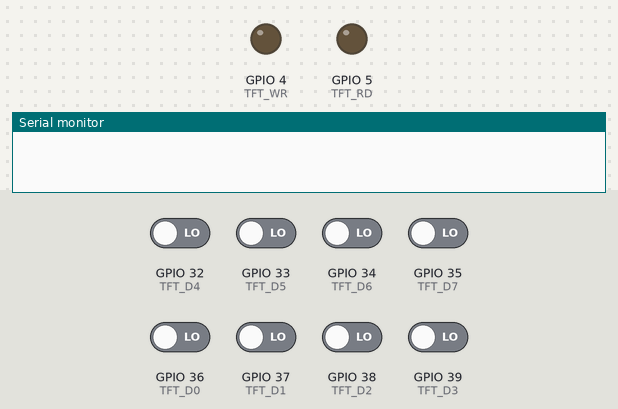
Recording of a sketch running on a simulated ESP32. Parts: output pins drawn as LEDs (lit = HIGH), the last lines printed to the serial monitor. Dashed ring = blinking. Inputs (shaded band) come from the test bench; at power-on: GPIO 32 (TFT_D4), GPIO 33 (TFT_D5), GPIO 34 (TFT_D6), GPIO 35 (TFT_D7), GPIO 36 (TFT_D0), GPIO 37 (TFT_D1), GPIO 38 (TFT_D2), GPIO 39 (TFT_D3) LOW. Pins used as bus, display or sensor lines are not drawn.

Above: at 0.1 s.
At 0.97 s:
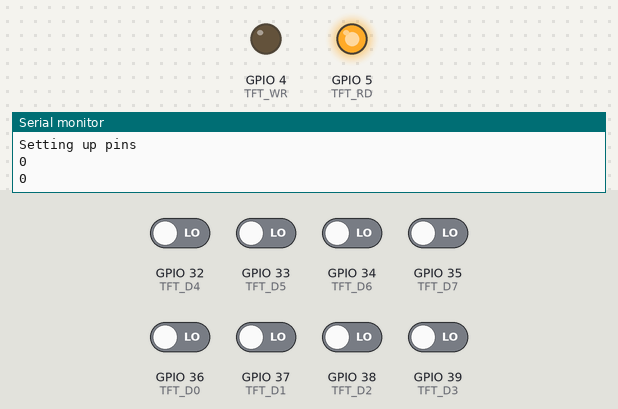
1.4 s: GPIO 33 (TFT_D5) driven HIGH and GPIO 35 (TFT_D7) driven HIGH
At 2.05 s:
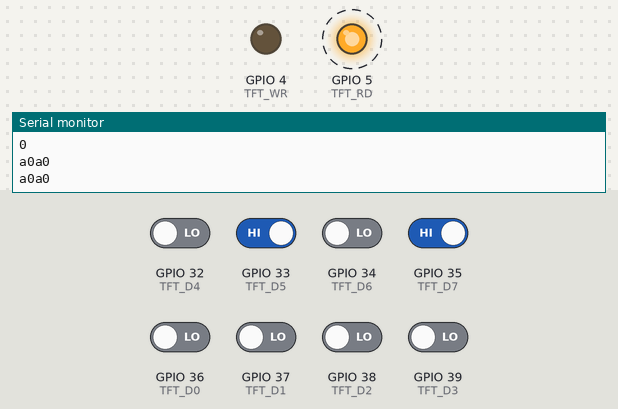
4.4 s: GPIO 32 (TFT_D4) driven HIGH
7.4 s: GPIO 34 (TFT_D6) driven HIGH
10.4 s: GPIO 33 (TFT_D5) driven LOW
13.4 s: GPIO 32 (TFT_D4) driven LOW
16.4 s: GPIO 33 (TFT_D5) driven HIGH
Timing chart, 0 to 20.4 s (numbered marks = the images above; inputs shaded):
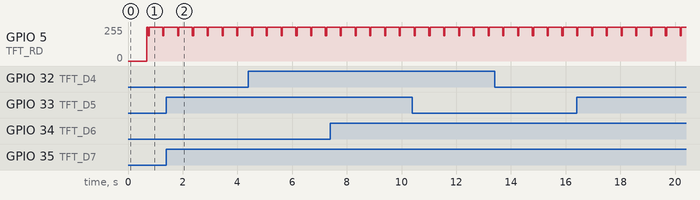

The sketch:

information-display.ino
```cpp
#include "driver.h"

TFT_Driver tft;

int id;
void setup() {
  Serial.begin();
  Serial.println("Setting up pins");
  // id = tft.readID();
}

void loop() {
  delay(500);
  // Serial.println(id);
  // tft.writeCmdWord(0);
  Serial.println(String(tft.read16bits(), HEX));
  Serial.println(String(tft.read16bits(), HEX));
}
```

driver.cpp
```cpp
#include "driver.h"

#define TFT_RD  D4
#define TFT_WR  D3
#define TFT_RS  D2
#define TFT_CS  D1
#define TFT_RST D0

// data pins
// Port data |A7 |A6 |A5 |A4 |A3 |A2 |A1 |A0 |
// Pin stm32 |PA7|PA6|PA5|PA4|PA3|PA2|PA1|PA0|

#define TFT_D0 A0
#define TFT_D1 A1
#define TFT_D2 A2
#define TFT_D3 A3
#define TFT_D4 A4
#define TFT_D5 A5
#define TFT_D6 A6
#define TFT_D7 A7

#define RD_ACTIVE  digitalWrite(TFT_RD, LOW)
#define RD_IDLE    digitalWrite(TFT_RD, HIGH)
#define WR_ACTIVE  digitalWrite(TFT_WR, LOW)
#define WR_IDLE    digitalWrite(TFT_WR, HIGH)
#define CD_COMMAND digitalWrite(TFT_RS, LOW)
#define CD_DATA    digitalWrite(TFT_RS, HIGH)
#define CS_ACTIVE  digitalWrite(TFT_CS, LOW)
#define CS_IDLE    digitalWrite(TFT_CS, HIGH)
#define RST_ACTIVE digitalWrite(TFT_RST, LOW)
#define RST_IDLE   digitalWrite(TFT_RST, HIGH)

#define RD_STROBE      {RD_ACTIVE; RD_IDLE;} // Not use
#define WR_STROBE      {WR_ACTIVE; WR_IDLE;}

void setupControlPins() {
  pinMode(TFT_RD, OUTPUT);
  pinMode(TFT_WR, OUTPUT);
  pinMode(TFT_RS, OUTPUT);
  pinMode(TFT_CS, OUTPUT);
  pinMode(TFT_RST, OUTPUT);
}

void TFT_Driver::setReadDataBus(){
  pinMode(TFT_D0, INPUT);
  pinMode(TFT_D1, INPUT);
  pinMode(TFT_D2, INPUT);
  pinMode(TFT_D3, INPUT);
  pinMode(TFT_D4, INPUT);
  pinMode(TFT_D5, INPUT);
  pinMode(TFT_D6, INPUT);
  pinMode(TFT_D7, INPUT);
}
void TFT_Driver::setWriteDataBus(){
  pinMode(TFT_D0, OUTPUT);
  pinMode(TFT_D1, OUTPUT);
  pinMode(TFT_D2, OUTPUT);
  pinMode(TFT_D3, OUTPUT);
  pinMode(TFT_D4, OUTPUT);
  pinMode(TFT_D5, OUTPUT);
  pinMode(TFT_D6, OUTPUT);
  pinMode(TFT_D7, OUTPUT);
}

TFT_Driver::TFT_Driver(void) {
  setupControlPins();
  CS_IDLE; // Disable CS
	// CD_DATA; // Enable Command
  WR_IDLE; // Disable WR
  RD_IDLE; // Disable RD

  // toggle RST low to reset
  RST_IDLE;   // Set Reset HIGH
  delay(5);
  RST_ACTIVE; // Set Reset LOW
  delay(20);
  RST_IDLE;   // Set Reset HIGH
  delay(150);
}

uint8_t TFT_Driver::read8(void){
  setReadDataBus();
  RD_ACTIVE;
  delay(5);
  uint8_t ret = 0x0000;
  if(digitalRead(TFT_D0)){
    ret |= 1 << 0;
  }
  if(digitalRead(TFT_D1)){
    ret |= 1 << 1;
  }
  if(digitalRead(TFT_D2)){
    ret |= 1 << 2;
  }
  if(digitalRead(TFT_D3)){
    ret |= 1 << 3;
  }
  if(digitalRead(TFT_D4)){
    ret |= 1 << 4;
  }
  if(digitalRead(TFT_D5)){
    ret |= 1 << 5;
  }
  if(digitalRead(TFT_D6)){
    ret |= 1 << 6;
  }
  if(digitalRead(TFT_D7)){
    ret |= 1 << 7;
  }
  RD_IDLE;
  delay(5);
  return ret;
}

#define CHECK_BIT(var,pos) ((var) & (1<<(pos)))

void TFT_Driver::write8(uint8_t c) {
  setWriteDataBus();

  digitalWrite(TFT_D0, (CHECK_BIT(c, 0)) ? HIGH : LOW);
  digitalWrite(TFT_D1, (CHECK_BIT(c, 1)) ? HIGH : LOW);
  digitalWrite(TFT_D2, (CHECK_BIT(c, 2)) ? HIGH : LOW);
  digitalWrite(TFT_D3, (CHECK_BIT(c, 3)) ? HIGH : LOW);
  digitalWrite(TFT_D4, (CHECK_BIT(c, 4)) ? HIGH : LOW);
  digitalWrite(TFT_D5, (CHECK_BIT(c, 5)) ? HIGH : LOW);
  digitalWrite(TFT_D6, (CHECK_BIT(c, 6)) ? HIGH : LOW);
  digitalWrite(TFT_D7, (CHECK_BIT(c, 7)) ? HIGH : LOW);
  WR_STROBE;
  delayMicroseconds(50); //used to observe patterns
}

uint16_t TFT_Driver::readID(void)
{
    uint16_t ret;
    ret = readReg16(0);           //forces a reset() if called before begin()
    Serial.println("readReg16(0)=0x" + String(ret,HEX));
    return ret;
}

uint16_t TFT_Driver::readReg16(uint16_t reg)
{
  uint16_t ret;
  writeCmdWord(reg);
  //    READ_16(ret);
  ret = read16bits();
  return ret;
}

uint16_t TFT_Driver::read16bits(void)
{
  uint8_t lo;
  uint8_t hi;
  CS_ACTIVE;
  CD_DATA;
  WR_IDLE;
  RD_ACTIVE;
  hi = read8();

  CS_IDLE;
  CS_ACTIVE;

  lo = read8();
  RD_IDLE;
  CS_IDLE;
  return (hi << 8) | lo;
}

void TFT_Driver::writeCmdWord(uint16_t c) {
  CD_COMMAND;
  CS_ACTIVE;
  write8(c >> 8);
  write8(c & 0xff);
  CS_IDLE;
}

uint8_t TFT_Driver::readcommand8(uint8_t c) {
  writeCmdByte(c);
  CS_ACTIVE;
  CD_DATA;
  uint8_t data = read8();
  CS_IDLE;
  return data;
}

void TFT_Driver::writeCmdByte(uint8_t c) {
  CD_COMMAND;
  CS_ACTIVE;
  write8(c);
  CS_IDLE;
}
```

driver.h
```cpp
#ifndef DRIVER_H_
#define DRIVER_H_

#include "Arduino.h"
// #include <Adafruit_GFX.h>

#define TFTWIDTH 240
#define TFTHEIGHT 400

// Color definitions
#define BLACK       0x0000 /*   0,   0,   0 */
#define NAVY        0x000F /*   0,   0, 128 */
#define DARKGREEN   0x03E0 /*   0, 128,   0 */
#define DARKCYAN    0x03EF /*   0, 128, 128 */
#define MAROON      0x7800 /* 128,   0,   0 */
#define PURPLE      0x780F /* 128,   0, 128 */
#define OLIVE       0x7BE0 /* 128, 128,   0 */
#define LIGHTGRAY   0xC618 /* 192, 192, 192 */
#define DARKGRAY    0x7BEF /* 128, 128, 128 */
#define BLUE        0x001F /*   0,   0, 255 */
#define GREEN       0x07E0 /*   0, 255,   0 */
#define CYAN        0x07FF /*   0, 255, 255 */
#define RED         0xF800 /* 255,   0,   0 */
#define MAGENTA     0xF81F /* 255,   0, 255 */
#define YELLOW      0xFFE0 /* 255, 255,   0 */
#define WHITE       0xFFFF /* 255, 255, 255 */
#define ORANGE      0xFD20 /* 255, 165,   0 */
#define GREENYELLOW 0xAFE5 /* 173, 255,  47 */
#define PINK        0xF81F
#define GRAY        0x5AEB


class TFT_Driver {

  public:
  TFT_Driver(void);

  void     setResolution(int16_t width, int16_t height);
  void     setOffset(int16_t offset);
  void     begin(uint16_t ID);
  void     setAddrWindow(uint16_t x0, uint16_t y0, uint16_t x1, uint16_t y1);
  void     fillScreen(uint16_t color);
  void     drawLine(int16_t x0, int16_t y0,int16_t x1, int16_t y1, uint16_t color);
  void     drawPixel(int16_t x, int16_t y, uint16_t color);
  void     pushColors8(uint8_t * block, int16_t n, bool first);
  void     pushColors(uint16_t * block, int16_t n, bool first);
  void     drawFastVLine(int16_t x, int16_t y, int16_t h, uint16_t color);
  void     drawFastHLine(int16_t x, int16_t y, int16_t w, uint16_t color);
  void     fillRect(int16_t x, int16_t y, int16_t w, int16_t h, uint16_t color);
  uint16_t color565(uint8_t r, uint8_t g, uint8_t b);
  int16_t  readGRAM(int16_t x, int16_t y, uint16_t * block, int16_t w, int16_t h);
  uint16_t readPixel(int16_t x, int16_t y) { uint16_t color; readGRAM(x, y, &color, 1, 1); return color; }
  void     setRotation(uint8_t r);
  void     vertScroll(int16_t top, int16_t scrollines, int16_t offset);
  void     invertDisplay(boolean i);

  /* These are not for current use, 8-bit protocol only! */
  //uint8_t  readdata(void),
  uint8_t  readcommand8(uint8_t reg);
  uint16_t read16bits(void);
  uint8_t read8(void);
  uint16_t readReg16(uint16_t reg);
  uint16_t readReg16Index(uint16_t reg, int8_t index);
  uint32_t readReg32(uint16_t reg);
  uint32_t readReg40(uint16_t reg);
  uint16_t readID(void);
  void     writeCmdWord(uint16_t c);


  private:
  //uint8_t  tabcolor;
  // uint8_t  read8(void);
  void     setReadDataBus(void);
  void     setWriteDataBus(void);
  void     write8(uint8_t);
  void     writeCmdByte(uint8_t c);
  // void     writeCmdWord(uint16_t c);
  void     WriteCmd(uint16_t c);
  void     writeDataByte(uint8_t d);
  void     writeDataWord(uint16_t d);
  void     WriteCmdData(uint16_t cmd, uint16_t dat);
  void     WriteCmdParamN(uint8_t cmd, int8_t N, uint8_t * block);
  void     WriteCmdParam4(uint8_t cmd, uint8_t d1, uint8_t d2, uint8_t d3, uint8_t d4);
  void     init_table(const void *table, int16_t size);
  void     init_table16(const void *table, int16_t size);
  uint16_t _lcd_xor, _lcd_capable;
  uint16_t _lcd_ID, _lcd_rev, _lcd_madctl, _lcd_drivOut, _MC, _MP, _MW, _SC, _EC, _SP, _EP;
  int16_t  _lcd_width = 0, _lcd_height = 0, _lcd_offset=0;
};
#endif // DRIVER_H_
```

Measured:
- by itself, GPIO 5 (TFT_RD): alternates 255/255 for 0.50 s and 191/255 for 0.04 s
